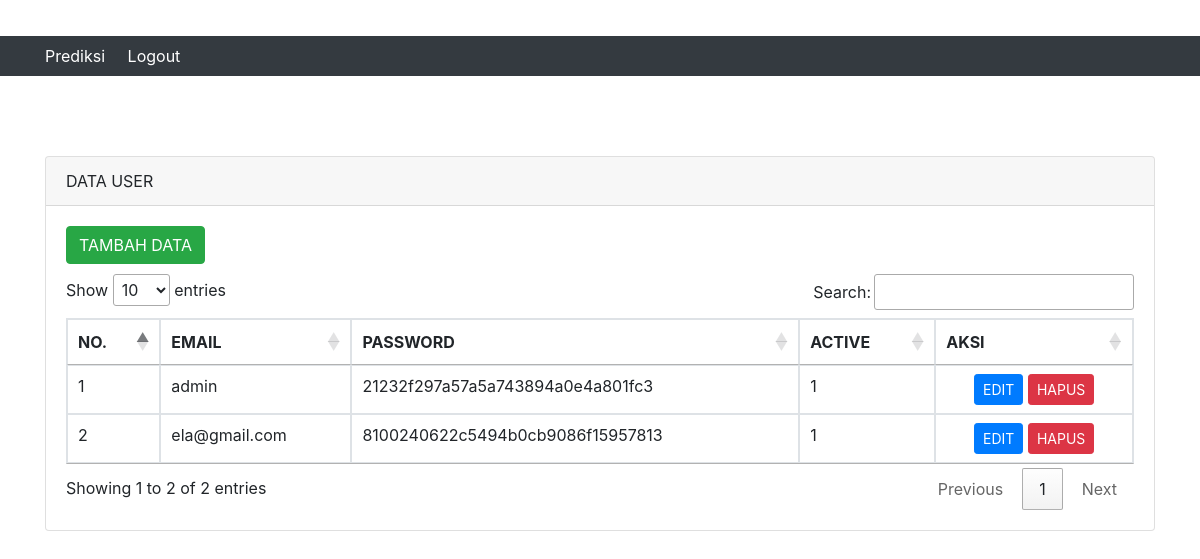
The page /listuser.php on the database its author committed.
### tables this page shows
CREATE TABLE `user` (
  `Email` varchar(200) NOT NULL DEFAULT '',
  `Password` varchar(100) DEFAULT NULL,
  `Active` char(1) DEFAULT '0'
);

### listuser.php (the view, shortened to what this page needs)
<!doctype html>
<html lang="en">
  <head>
    <link rel="stylesheet" href="https://stackpath.bootstrapcdn.com/bootstrap/4.4.1/css/bootstrap.min.css">
    <link rel="stylesheet" href="//cdn.datatables.net/1.10.20/css/jquery.dataTables.min.css">
  </head>
  <body>
    <?php include("header.php"); ?>
    <div class="container" style="margin-top: 80px">
      <div class="row">
        <div class="col-md-12">
          <div class="card">
            <div class="card-header">
              DATA USER
            </div>
            <div class="card-body">
              <a href="tambah-user.php" class="btn btn-md btn-success" style="margin-bottom: 10px">TAMBAH DATA</a>
              <table class="table table-bordered" id="myTable">
                <thead>
                  <tr>
                    <th scope="col">NO.</th>
                    <th scope="col">EMAIL</th>
                    <th scope="col">PASSWORD</th>
                    <th scope="col">ACTIVE</th>
                    <th scope="col">AKSI</th>
                  </tr>
                </thead>
                <tbody>
                  <?php
                      include('db.php');
                      $no = 1;
                      $query = mysqli_query($conn, "SELECT * FROM user");
                      while($row = mysqli_fetch_array($query)){
                  ?>
                  <tr>
                      <td><?php echo $no++ ?></td>
                      <td><?php echo $row['Email'] ?></td>
                      <td><?php echo $row['Password'] ?></td>
                      <td><?php echo $row['Active'] ?></td>
                      <td class="text-center">
                        <a href="edit-user.php?Email=<?php echo $row['Email'] ?>" class="btn btn-sm btn-primary">EDIT</a>
                        <a href="hapus-user.php?Email=<?php echo $row['Email'] ?>" class="btn btn-sm btn-danger" onclick="return confirm('Are you sure you want to delete this data?')">HAPUS</a>
                      </td>
                  </tr>
                <?php } ?>
                </tbody>
              </table>
            </div>
          </div>
      </div>
    </div>
  </body>
</html>

### rows shown on the page
user: Email "admin", Password "21232f297a57a5a743894a0e4a801fc3", Active "1"
user: Email "ela@gmail.com", Password "8100240622c5494b0cb9086f15957813", Active "1"
